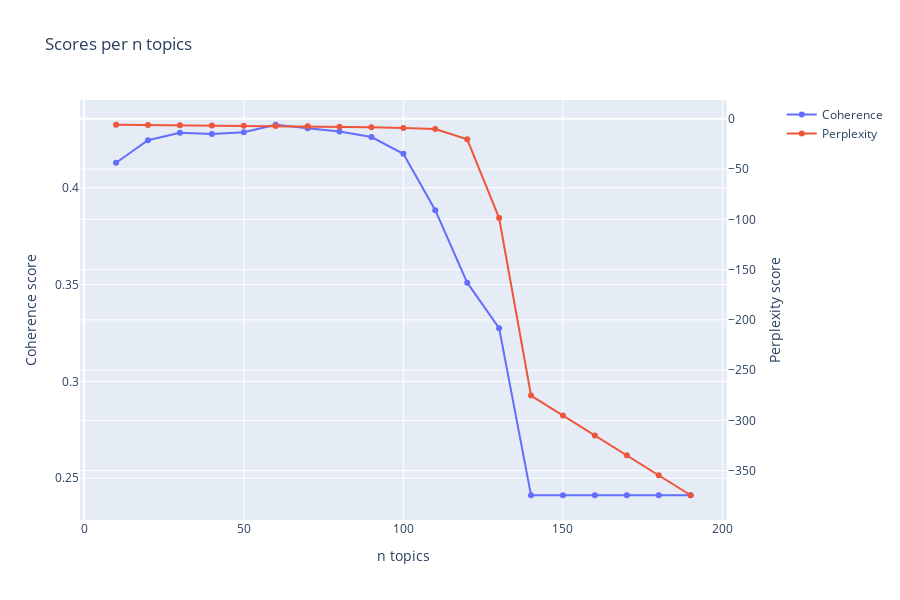

The notebook cell this image was saved under:
### Markdown cell above
We test various N topics in order to calculate the coherence and perplexity scores:

### Code cell
topics_range = list(range(10, 200, 10))
coherence_scores = list()
perplexity_scores = list()
models = list()

for n_topics in topics_range:

    model = LdaMulticore(
        corpus=corpus_train,
        id2word=dictionary,
        num_topics=n_topics,
        random_state=42,
        passes=10,
        workers=24)
    models.append(model)

    perplexity_scores.append(model.log_perplexity(corpus_train))

    coherence_model = CoherenceModel(
        model=model, 
        texts=texts_train,
        dictionary=dictionary,
        coherence='c_v')
    coherence_scores.append(coherence_model.get_coherence())

fig = make_subplots(specs=[[{"secondary_y": True}]])
fig.add_trace(
    go.Scatter(x=topics_range, y=coherence_scores, name='Coherence'),
    secondary_y=False)
fig.add_trace(
    go.Scatter(x=topics_range, y=perplexity_scores, name='Perplexity'),
    secondary_y=True)
fig.update_layout(title_text=f"Scores per n topics")
fig.update_xaxes(title_text='n topics')
fig.update_yaxes(title_text="Coherence score", secondary_y=False)
fig.update_yaxes(title_text="Perplexity score", secondary_y=True)
fig.update_layout(height=600)
fig.show()

### Figure 1 — Plotly figure (JSON) as saved in the notebook; plotly's stock layout.template omitted (floating-point values rounded to 4 significant figures)
{"data": [{"name": "Coherence", "type": "scatter", "x": [10, 20, 30, 40, 50, 60, 70, 80, 90, 100, 110, 120, 130, 140, 150, 160, 170, 180, 190], "xaxis": "x", "y": [0.4129, 0.4245, 0.4284, 0.4278, 0.4286, 0.4325, 0.4307, 0.429, 0.4262, 0.4175, 0.3884, 0.351, 0.3275, 0.2412, 0.2412, 0.2412, 0.2412, 0.2412, 0.2412], "yaxis": "y"}, {"name": "Perplexity", "type": "scatter", "x": [10, 20, 30, 40, 50, 60, 70, 80, 90, 100, 110, 120, 130, 140, 150, 160, 170, 180, 190], "xaxis": "x", "y": [-5.921, -6.177, -6.37, -6.554, -6.794, -7.089, -7.387, -7.792, -8.309, -9.207, -10.23, -20.43, -98.78, -275.3, -295.1, -314.9, -334.8, -354.6, -374.5], "yaxis": "y2"}], "layout": {"height": 600, "title": {"text": "Scores per n topics"}, "xaxis": {"anchor": "y", "domain": [0, 0.94], "title": {"text": "n topics"}}, "yaxis": {"anchor": "x", "domain": [0, 1], "title": {"text": "Coherence score"}}, "yaxis2": {"anchor": "x", "overlaying": "y", "side": "right", "title": {"text": "Perplexity score"}}}}
